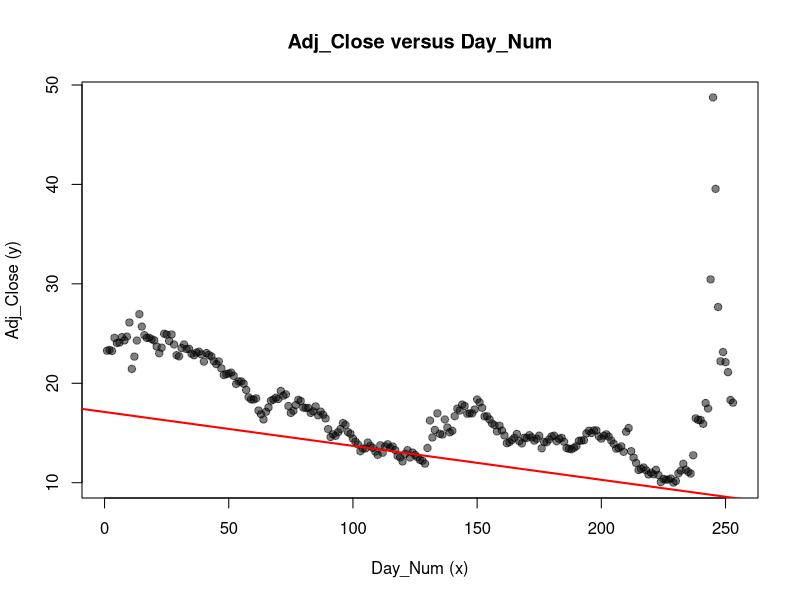

This chart was generated by the following R code:
# Load the GME dataset from the specified path
gme_data <- read.csv("data/GME.csv", header = TRUE, stringsAsFactors = TRUE)

# Plot the Adjusted Close price against Day_Num
# 'pch = 19' sets the plot character to filled circles
# 'adjustcolor("black", 0.5)' makes the points semi-transparent black
# 'main', 'xlab', and 'ylab' define the title and axis labels
plot(gme_data$Day_Num, gme_data$Adj_Close, pch = 19, col = adjustcolor("black", 0.5),
     main = "Adj_Close versus Day_Num", xlab = "Day_Num (x)", ylab = "Adj_Close (y)")

# Extract Day_Num and Adjusted Close columns into x and y for easier reference
x <- gme_data$Day_Num
y <- gme_data$Adj_Close

# Fit a linear model with Adjusted Close (y) as the response variable and Day_Num (x) as the predictor
# 'I(x - mean(x))' centers the x values by subtracting the mean, which helps interpret the intercept as the average value
fit = lm(y ~ I(x - mean(x)), data = gme_data)

# Print the summary of the fitted linear model
print(fit)

# Add the fitted regression line to the existing plot
# 'col = "red"' sets the line color to red
# 'lwd = 2' increases the line width
abline(fit, col = "red", lwd = 2)